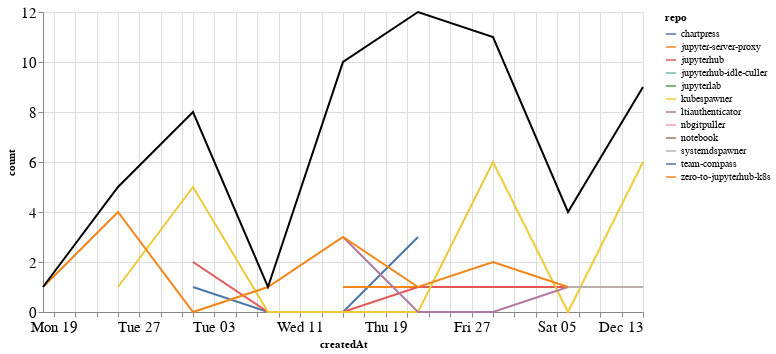

Notebook code for this chart:
### Markdown cell above
### Comments

### Code cell
comments_time = comments.groupby('repo').resample('W', on='createdAt').count()['author'].reset_index()
comments_time = comments_time.rename(columns={'author': 'count'})
comments_time_total = comments_time.groupby('createdAt').agg({"count": "sum"}).reset_index()
ch1 = alt.Chart(comments_time, width=600).mark_line().encode(
    x='createdAt',
    y='count',
    color='repo',
    tooltip="repo"
)

ch2 = alt.Chart(comments_time_total, width=600).mark_line(color="black").encode(
    x='createdAt',
    y='count',
)

ch1 + ch2

### Figure 1 — Vega-Lite specification as saved in the notebook (floating-point values rounded to 4 significant figures)
{"config": {"axisLeft": {"labelFontSize": 15}, "axisBottom": {"labelFontSize": 15}}, "layer": [{"data": {"name": "data-a860eb35a12caa4ee6d2ac425593fab8"}, "mark": "line", "encoding": {"color": {"type": "nominal", "field": "repo"}, "tooltip": {"type": "nominal", "field": "repo"}, "x": {"type": "temporal", "field": "createdAt"}, "y": {"type": "quantitative", "field": "count"}}, "width": 600}, {"data": {"name": "data-cf4b077304db6d0e6939a7dd462b1148"}, "mark": {"type": "line", "color": "black"}, "encoding": {"x": {"type": "temporal", "field": "createdAt"}, "y": {"type": "quantitative", "field": "count"}}, "width": 600}], "$schema": "https://vega.github.io/schema/vega-lite/v4.8.1.json", "datasets": {"data-a860eb35a12caa4ee6d2ac425593fab8": [{"repo": "chartpress", "createdAt": "2020-11-01T00:00:00", "count": 1}, {"repo": "chartpress", "createdAt": "2020-11-08T00:00:00", "count": 0}, {"repo": "chartpress", "createdAt": "2020-11-15T00:00:00", "count": 0}, {"repo": "chartpress", "createdAt": "2020-11-22T00:00:00", "count": 3}, {"repo": "jupyter-server-proxy", "createdAt": "2020-11-15T00:00:00", "count": 1}, {"repo": "jupyter-server-proxy", "createdAt": "2020-11-22T00:00:00", "count": 1}, {"repo": "jupyterhub", "createdAt": "2020-11-01T00:00:00", "count": 2}, {"repo": "jupyterhub", "createdAt": "2020-11-08T00:00:00", "count": 0}, {"repo": "jupyterhub", "createdAt": "2020-11-15T00:00:00", "count": 0}, {"repo": "jupyterhub", "createdAt": "2020-11-22T00:00:00", "count": 1}, {"repo": "jupyterhub", "createdAt": "2020-11-29T00:00:00", "count": 1}, {"repo": "jupyterhub", "createdAt": "2020-12-06T00:00:00", "count": 1}, {"repo": "jupyterhub-idle-culler", "createdAt": "2020-11-15T00:00:00", "count": 3}, {"repo": "jupyterlab", "createdAt": "2020-11-22T00:00:00", "count": 5}, {"repo": "kubespawner", "createdAt": "2020-10-25T00:00:00", "count": 1}, {"repo": "kubespawner", "createdAt": "2020-11-01T00:00:00", "count": 5}, {"repo": "kubespawner", "createdAt": "2020-11-08T00:00:00", "count": 0}, {"repo": "kubespawner", "createdAt": "2020-11-15T00:00:00", "count": 0}, {"repo": "kubespawner", "createdAt": "2020-11-22T00:00:00", "count": 0}, {"repo": "kubespawner", "createdAt": "2020-11-29T00:00:00", "count": 6}, {"repo": "kubespawner", "createdAt": "2020-12-06T00:00:00", "count": 0}, {"repo": "kubespawner", "createdAt": "2020-12-13T00:00:00", "count": 6}, {"repo": "ltiauthenticator", "createdAt": "2020-11-15T00:00:00", "count": 3}, {"repo": "ltiauthenticator", "createdAt": "2020-11-22T00:00:00", "count": 0}, {"repo": "ltiauthenticator", "createdAt": "2020-11-29T00:00:00", "count": 0}, {"repo": "ltiauthenticator", "createdAt": "2020-12-06T00:00:00", "count": 1}, {"repo": "ltiauthenticator", "createdAt": "2020-12-13T00:00:00", "count": 1}, {"repo": "nbgitpuller", "createdAt": "2020-12-13T00:00:00", "count": 1}, {"repo": "notebook", "createdAt": "2020-11-22T00:00:00", "count": 1}, {"repo": "systemdspawner", "createdAt": "2020-12-06T00:00:00", "count": 1}, {"repo": "systemdspawner", "createdAt": "2020-12-13T00:00:00", "count": 1}, {"repo": "team-compass", "createdAt": "2020-11-29T00:00:00", "count": 2}, {"repo": "zero-to-jupyterhub-k8s", "createdAt": "2020-10-18T00:00:00", "count": 1}, {"repo": "zero-to-jupyterhub-k8s", "createdAt": "2020-10-25T00:00:00", "count": 4}, {"repo": "zero-to-jupyterhub-k8s", "createdAt": "2020-11-01T00:00:00", "count": 0}, {"repo": "zero-to-jupyterhub-k8s", "createdAt": "2020-11-08T00:00:00", "count": 1}, {"repo": "zero-to-jupyterhub-k8s", "createdAt": "2020-11-15T00:00:00", "count": 3}, {"repo": "zero-to-jupyterhub-k8s", "createdAt": "2020-11-22T00:00:00", "count": 1}, {"repo": "zero-to-jupyterhub-k8s", "createdAt": "2020-11-29T00:00:00", "count": 2}, {"repo": "zero-to-jupyterhub-k8s", "createdAt": "2020-12-06T00:00:00", "count": 1}], "data-cf4b077304db6d0e6939a7dd462b1148": [{"createdAt": "2020-10-18T00:00:00", "count": 1}, {"createdAt": "2020-10-25T00:00:00", "count": 5}, {"createdAt": "2020-11-01T00:00:00", "count": 8}, {"createdAt": "2020-11-08T00:00:00", "count": 1}, {"createdAt": "2020-11-15T00:00:00", "count": 10}, {"createdAt": "2020-11-22T00:00:00", "count": 12}, {"createdAt": "2020-11-29T00:00:00", "count": 11}, {"createdAt": "2020-12-06T00:00:00", "count": 4}, {"createdAt": "2020-12-13T00:00:00", "count": 9}]}}
